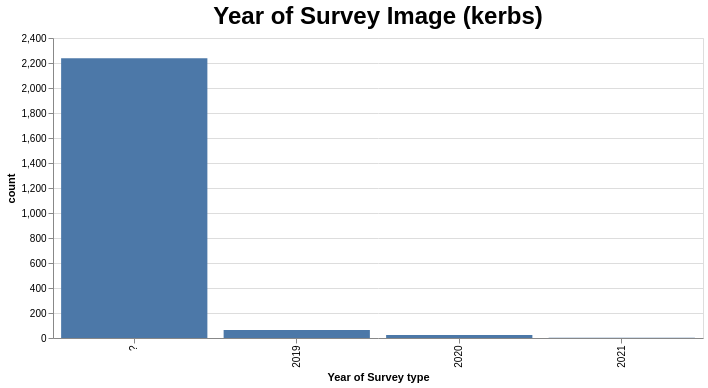

Write a Vega-Lite specification for this figure.
### Vega-Lite specification from a JSON file in a GitHub repository (floating-point values rounded to 4 significant figures)
{"config": {"view": {"continuousWidth": 300, "continuousHeight": 300}, "title": {"fontSize": 24}}, "data": {"name": "data-5730b0352309f115c8124787c6246e4a"}, "mark": {"type": "bar"}, "encoding": {"tooltip": [{"field": "percent", "type": "nominal"}], "x": {"field": "Year of Survey type", "sort": "-y", "type": "nominal"}, "y": {"field": "count", "type": "quantitative"}}, "height": 300, "params": [{"name": "param_15", "select": {"type": "interval", "encodings": ["x", "y"]}, "bind": "scales"}], "title": "Year of Survey Image (kerbs)", "width": 650, "$schema": "https://vega.github.io/schema/vega-lite/v5.8.0.json", "datasets": {"data-5730b0352309f115c8124787c6246e4a": [{"Year of Survey type": "?", "count": 2239, "percent": "96.05%"}, {"Year of Survey type": "2019", "count": 64, "percent": "2.75%"}, {"Year of Survey type": "2020", "count": 25, "percent": "1.07%"}, {"Year of Survey type": "2021", "count": 3, "percent": "0.13%"}]}}
